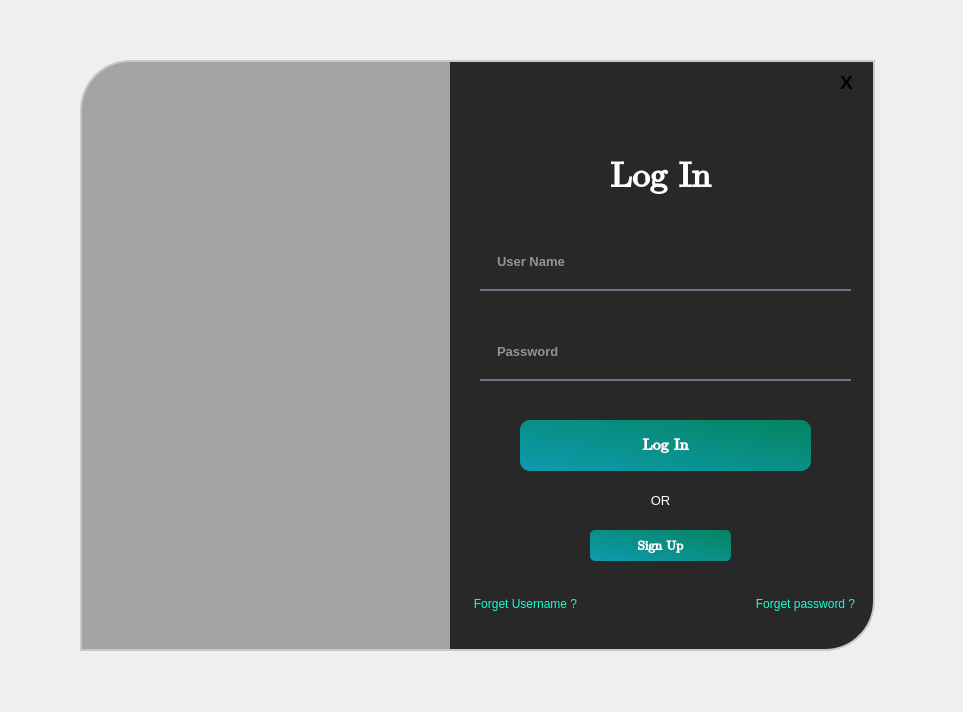
<?xml version="1.0" encoding="UTF-8"?>
<ui version="4.0">
 <class>login</class>
 <widget class="QMainWindow" name="login">
  <property name="geometry">
   <rect>
    <x>0</x>
    <y>0</y>
    <width>963</width>
    <height>712</height>
   </rect>
  </property>
  <property name="windowTitle">
   <string>MainWindow</string>
  </property>
  <widget class="QWidget" name="centralwidget">
   <widget class="QWidget" name="widget" native="true">
    <property name="geometry">
     <rect>
      <x>30</x>
      <y>30</y>
      <width>900</width>
      <height>651</height>
     </rect>
    </property>
    <widget class="QLabel" name="label">
     <property name="geometry">
      <rect>
       <x>50</x>
       <y>30</y>
       <width>425</width>
       <height>591</height>
      </rect>
     </property>
     <property name="styleSheet">
      <string notr="true">border-image: url(:/beach/beach2.jpg);
border-top-left-radius:50px;
</string>
     </property>
     <property name="text">
      <string/>
     </property>
    </widget>
    <widget class="QLabel" name="label_2">
     <property name="geometry">
      <rect>
       <x>420</x>
       <y>30</y>
       <width>425</width>
       <height>591</height>
      </rect>
     </property>
     <property name="styleSheet">
      <string notr="true">background-color: rgb(40, 40, 40);
border-bottom-right-radius:50px;
border: 2px solid rgb(200, 200, 200);
border-left:none;</string>
     </property>
     <property name="text">
      <string/>
     </property>
    </widget>
    <widget class="QLabel" name="label_3">
     <property name="geometry">
      <rect>
       <x>560</x>
       <y>120</y>
       <width>141</width>
       <height>51</height>
      </rect>
     </property>
     <property name="font">
      <font>
       <family>Cambria Math</family>
       <pointsize>26</pointsize>
       <weight>75</weight>
       <bold>true</bold>
      </font>
     </property>
     <property name="styleSheet">
      <string notr="true">color:rgb(255, 255, 255);</string>
     </property>
     <property name="text">
      <string>Log In</string>
     </property>
     <property name="alignment">
      <set>Qt::AlignCenter</set>
     </property>
    </widget>
    <widget class="QLineEdit" name="lineEdit">
     <property name="geometry">
      <rect>
       <x>450</x>
       <y>210</y>
       <width>371</width>
       <height>51</height>
      </rect>
     </property>
     <property name="font">
      <font>
       <pointsize>10</pointsize>
       <weight>75</weight>
       <bold>true</bold>
      </font>
     </property>
     <property name="styleSheet">
      <string notr="true">background-color:rgba(0,0,0,0);
border:none;
border-bottom:2px solid rgba(105,118,132,255);
color: rgb(255, 255, 255);
padding-bottom:7px;
padding-left:15px;</string>
     </property>
     <property name="echoMode">
      <enum>QLineEdit::Normal</enum>
     </property>
     <property name="cursorPosition">
      <number>0</number>
     </property>
     <property name="alignment">
      <set>Qt::AlignLeading|Qt::AlignLeft|Qt::AlignVCenter</set>
     </property>
     <property name="dragEnabled">
      <bool>false</bool>
     </property>
     <property name="readOnly">
      <bool>false</bool>
     </property>
     <property name="placeholderText">
      <string>User Name</string>
     </property>
     <property name="cursorMoveStyle">
      <enum>Qt::VisualMoveStyle</enum>
     </property>
     <property name="clearButtonEnabled">
      <bool>false</bool>
     </property>
    </widget>
    <widget class="QLineEdit" name="lineEdit_2">
     <property name="geometry">
      <rect>
       <x>450</x>
       <y>300</y>
       <width>371</width>
       <height>51</height>
      </rect>
     </property>
     <property name="font">
      <font>
       <pointsize>10</pointsize>
       <weight>75</weight>
       <bold>true</bold>
      </font>
     </property>
     <property name="styleSheet">
      <string notr="true">background-color:rgba(0,0,0,0);
border:none;
border-bottom:2px solid rgba(105,118,132,255);
color: rgb(255, 255, 255);
padding-bottom:7px;
padding-left:15px;</string>
     </property>
     <property name="echoMode">
      <enum>QLineEdit::Password</enum>
     </property>
     <property name="cursorPosition">
      <number>0</number>
     </property>
     <property name="alignment">
      <set>Qt::AlignLeading|Qt::AlignLeft|Qt::AlignVCenter</set>
     </property>
     <property name="dragEnabled">
      <bool>false</bool>
     </property>
     <property name="readOnly">
      <bool>false</bool>
     </property>
     <property name="placeholderText">
      <string>Password</string>
     </property>
     <property name="cursorMoveStyle">
      <enum>Qt::VisualMoveStyle</enum>
     </property>
     <property name="clearButtonEnabled">
      <bool>false</bool>
     </property>
    </widget>
    <widget class="QPushButton" name="pushButton">
     <property name="geometry">
      <rect>
       <x>490</x>
       <y>390</y>
       <width>291</width>
       <height>51</height>
      </rect>
     </property>
     <property name="font">
      <font>
       <family>Cambria Math</family>
       <pointsize>12</pointsize>
       <weight>75</weight>
       <bold>true</bold>
      </font>
     </property>
     <property name="styleSheet">
      <string notr="true">background-color: qlineargradient(spread:pad, x1:0, y1:0.984, x2:0.995025, y2:0, stop:0 rgba(13, 155, 175, 255), stop:1 rgba(5,  132, 96, 255));
border-radius:10px;
color:rgb(255, 255, 255);</string>
     </property>
     <property name="text">
      <string>Log In</string>
     </property>
    </widget>
    <widget class="QLabel" name="label_4">
     <property name="geometry">
      <rect>
       <x>450</x>
       <y>260</y>
       <width>371</width>
       <height>21</height>
      </rect>
     </property>
     <property name="font">
      <font>
       <pointsize>9</pointsize>
      </font>
     </property>
     <property name="styleSheet">
      <string notr="true">color: rgb(255, 0, 0);
border:none;</string>
     </property>
     <property name="text">
      <string/>
     </property>
    </widget>
    <widget class="QLabel" name="label_5">
     <property name="geometry">
      <rect>
       <x>450</x>
       <y>350</y>
       <width>371</width>
       <height>21</height>
      </rect>
     </property>
     <property name="font">
      <font>
       <pointsize>9</pointsize>
      </font>
     </property>
     <property name="styleSheet">
      <string notr="true">color: rgb(255, 0, 0);
border:none;</string>
     </property>
     <property name="text">
      <string/>
     </property>
    </widget>
    <widget class="QPushButton" name="pushButton_5">
     <property name="geometry">
      <rect>
       <x>440</x>
       <y>560</y>
       <width>111</width>
       <height>28</height>
      </rect>
     </property>
     <property name="styleSheet">
      <string notr="true">color: rgb(20, 255, 208);
border:none;</string>
     </property>
     <property name="text">
      <string>Forget Username ?</string>
     </property>
    </widget>
    <widget class="QPushButton" name="pushButton_3">
     <property name="geometry">
      <rect>
       <x>720</x>
       <y>560</y>
       <width>111</width>
       <height>28</height>
      </rect>
     </property>
     <property name="styleSheet">
      <string notr="true">color: rgb(20, 255, 208);
border:none;</string>
     </property>
     <property name="text">
      <string>Forget password ?</string>
     </property>
    </widget>
    <widget class="QLabel" name="label_6">
     <property name="geometry">
      <rect>
       <x>600</x>
       <y>460</y>
       <width>61</width>
       <height>21</height>
      </rect>
     </property>
     <property name="font">
      <font>
       <pointsize>10</pointsize>
       <weight>50</weight>
       <bold>false</bold>
       <underline>false</underline>
      </font>
     </property>
     <property name="styleSheet">
      <string notr="true">color:rgb(255, 255, 255);</string>
     </property>
     <property name="text">
      <string>OR</string>
     </property>
     <property name="alignment">
      <set>Qt::AlignCenter</set>
     </property>
    </widget>
    <widget class="QPushButton" name="pushButton_2">
     <property name="geometry">
      <rect>
       <x>560</x>
       <y>500</y>
       <width>141</width>
       <height>31</height>
      </rect>
     </property>
     <property name="font">
      <font>
       <family>Cambria Math</family>
       <pointsize>10</pointsize>
       <weight>75</weight>
       <bold>true</bold>
      </font>
     </property>
     <property name="styleSheet">
      <string notr="true">background-color: qlineargradient(spread:pad, x1:0, y1:0.984, x2:0.995025, y2:0, stop:0 rgba(13, 155, 175, 255), stop:1 rgba(5,  132, 96, 255));
border-radius:5px;
color:rgb(255, 255, 255);</string>
     </property>
     <property name="text">
      <string>Sign Up</string>
     </property>
    </widget>
    <widget class="QLabel" name="label_7">
     <property name="geometry">
      <rect>
       <x>50</x>
       <y>30</y>
       <width>425</width>
       <height>591</height>
      </rect>
     </property>
     <property name="styleSheet">
      <string notr="true">background-color:rgba(0, 0, 0, 80);
border-top-left-radius:50px;
border: 2px solid rgb(200, 200, 200);
border-right:none;</string>
     </property>
     <property name="text">
      <string/>
     </property>
    </widget>
    <widget class="QPushButton" name="pushButton_4">
     <property name="geometry">
      <rect>
       <x>790</x>
       <y>32</y>
       <width>53</width>
       <height>41</height>
      </rect>
     </property>
     <property name="font">
      <font>
       <pointsize>14</pointsize>
       <weight>75</weight>
       <bold>true</bold>
      </font>
     </property>
     <property name="styleSheet">
      <string notr="true">QPushButton{
	color:rgb(0, 0, 0);
	border:none;
}
QPushButton:hover{
	background-color:rgb(255, 0, 0);
	color:rgb(255, 255, 255);
}</string>
     </property>
     <property name="text">
      <string>X</string>
     </property>
    </widget>
    <widget class="QLabel" name="label_8">
     <property name="geometry">
      <rect>
       <x>80</x>
       <y>30</y>
       <width>761</width>
       <height>41</height>
      </rect>
     </property>
     <property name="text">
      <string/>
     </property>
    </widget>
    <zorder>label</zorder>
    <zorder>label_7</zorder>
    <zorder>label_2</zorder>
    <zorder>label_3</zorder>
    <zorder>lineEdit</zorder>
    <zorder>lineEdit_2</zorder>
    <zorder>pushButton</zorder>
    <zorder>label_4</zorder>
    <zorder>label_5</zorder>
    <zorder>pushButton_5</zorder>
    <zorder>pushButton_3</zorder>
    <zorder>label_6</zorder>
    <zorder>pushButton_2</zorder>
    <zorder>label_8</zorder>
    <zorder>pushButton_4</zorder>
   </widget>
  </widget>
 </widget>
 <resources>
  <include location="required.qrc"/>
  <include location="required.qrc"/>
 </resources>
 <connections/>
</ui>
